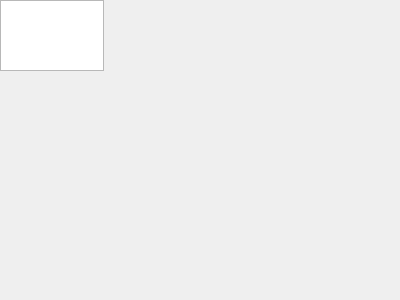
<?xml version="1.0" encoding="UTF-8"?>
<ui version="4.0">
 <class>CodeDialog</class>
 <widget class="QDialog" name="CodeDialog">
  <property name="geometry">
   <rect>
    <x>0</x>
    <y>0</y>
    <width>400</width>
    <height>300</height>
   </rect>
  </property>
  <property name="windowTitle">
   <string>Dialog</string>
  </property>
  <widget class="QTextEdit" name="textEdit">
   <property name="geometry">
    <rect>
     <x>0</x>
     <y>0</y>
     <width>104</width>
     <height>71</height>
    </rect>
   </property>
  </widget>
 </widget>
 <resources/>
 <connections/>
</ui>
